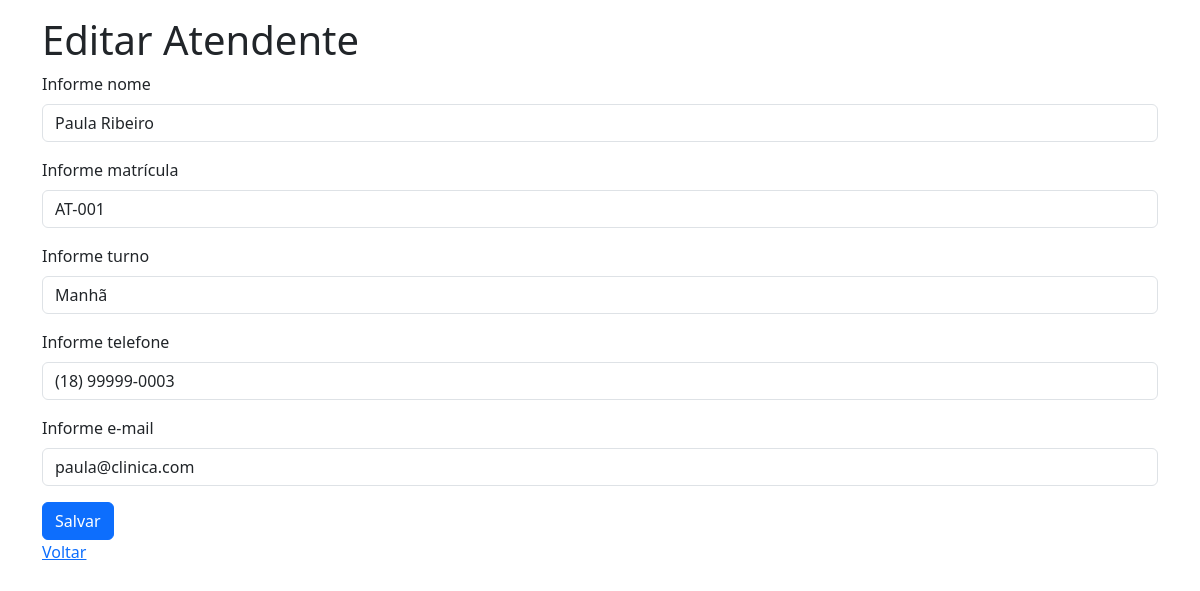
The app's page /editar_atendentes.php?id=1 with its own data.
### tables this page shows
CREATE TABLE atendentes (
    id INT AUTO_INCREMENT PRIMARY KEY,
    nome VARCHAR(100) NOT NULL,
    matricula VARCHAR(20) NOT NULL UNIQUE,
    turno VARCHAR(20) NOT NULL,
    telefone VARCHAR(20) NOT NULL,
    email VARCHAR(100) NOT NULL
);

### editar_atendentes.php (the view, shortened to what this page needs)
<!doctype html>
<html lang="pt-BR">
<head>
<link href="https://cdn.jsdelivr.net/npm/bootstrap@5.3.0/dist/css/bootstrap.min.css" rel="stylesheet">
</head>
<body>
<div class="container py-3">
<?php
require_once("conexao.php");
$id = $_GET['id'] ?? $_POST['id'] ?? 0;
$stmt = $con->prepare("SELECT * FROM atendentes WHERE id = :id");
$stmt->bindParam(":id", $id);
$stmt->execute();
$r = $stmt->fetch(PDO::FETCH_ASSOC);
?>
<h1>Editar Atendente</h1>
<form method="post">
<div class="mb-3">
<label for="nome" class="form-label">Informe nome</label>
<input type="text" id="nome" name="nome" class="form-control" required value="<?= htmlspecialchars($r['nome']) ?>">
</div>
<div class="mb-3">
<label for="matricula" class="form-label">Informe matrícula</label>
<input type="text" id="matricula" name="matricula" class="form-control" required value="<?= htmlspecialchars($r['matricula']) ?>">
</div>
<div class="mb-3">
<label for="turno" class="form-label">Informe turno</label>
<input type="text" id="turno" name="turno" class="form-control" required value="<?= htmlspecialchars($r['turno']) ?>">
</div>
<div class="mb-3">
<label for="telefone" class="form-label">Informe telefone</label>
<input type="text" id="telefone" name="telefone" class="form-control" required value="<?= htmlspecialchars($r['telefone']) ?>">
</div>
<div class="mb-3">
<label for="email" class="form-label">Informe e-mail</label>
<input type="email" id="email" name="email" class="form-control" required value="<?= htmlspecialchars($r['email']) ?>">
</div>
<button type="submit" class="btn btn-primary">Salvar</button>
</form>
<a href="index_atendentes.php">Voltar</a>
</div>
</body>
</html>

### records on screen
atendentes: nome "Paula Ribeiro", matricula "AT-001", turno "Manhã", telefone "(18) 99999-0003", email "paula@clinica.com"
